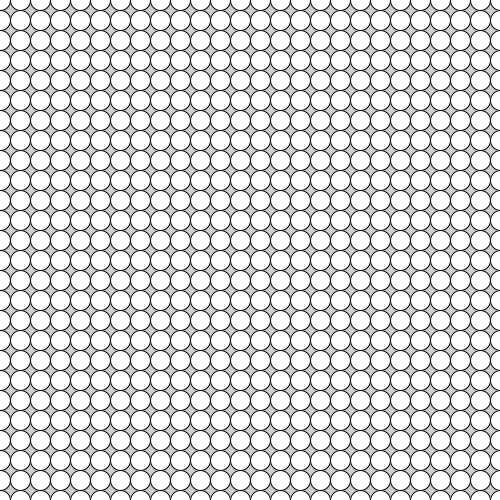
Frame 1 (no input)
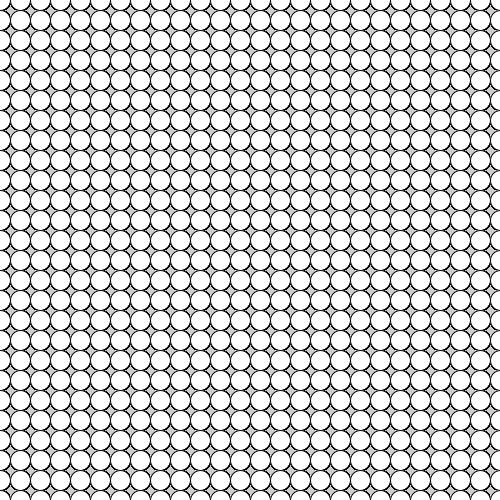
Frame 60 (the mouse pressed at the canvas centre just before this capture)
Frame 120 (the mouse held since frame 60 and released just before this capture): identical to frame 60, image omitted

The Processing sketch that drew these frames (run headless with seeded random() and noise(); from frame 60 on, the mouse is pressed at the canvas centre):

// Processing sketch: sketch_1003a
// ── sketch_1003a.pde
int x=0;
int barwidth=20;

void setup(){
size(500,500);
}

void draw(){
  for(x=0; x<=width; x+=20) {
    for(int y=0;y<=height; y+=20)
    ellipse(x,y,barwidth,barwidth);
  }
 
  }
